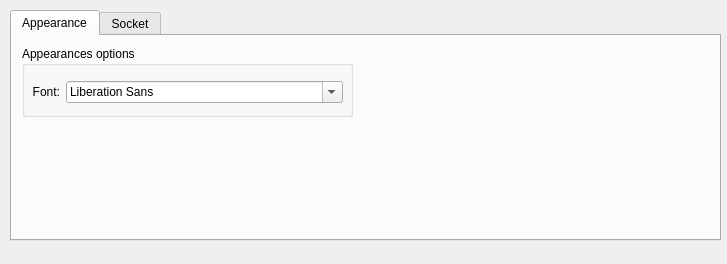
<?xml version="1.0" encoding="UTF-8"?>
<ui version="4.0">
 <class>FormPreferences</class>
 <widget class="QWidget" name="FormPreferences">
  <property name="geometry">
   <rect>
    <x>0</x>
    <y>0</y>
    <width>727</width>
    <height>264</height>
   </rect>
  </property>
  <property name="windowTitle">
   <string>REvoDesign Preferences</string>
  </property>
  <widget class="QTabWidget" name="tabWidgetPreferences">
   <property name="geometry">
    <rect>
     <x>10</x>
     <y>10</y>
     <width>711</width>
     <height>231</height>
    </rect>
   </property>
   <property name="currentIndex">
    <number>0</number>
   </property>
   <property name="tabBarAutoHide">
    <bool>false</bool>
   </property>
   <widget class="QWidget" name="tabPrefAppearance">
    <attribute name="title">
     <string>Appearance</string>
    </attribute>
    <widget class="QGroupBox" name="groupBox_18">
     <property name="geometry">
      <rect>
       <x>10</x>
       <y>10</y>
       <width>331</width>
       <height>71</height>
      </rect>
     </property>
     <property name="title">
      <string>Appearances options</string>
     </property>
     <widget class="QWidget" name="horizontalLayoutWidget_9">
      <property name="geometry">
       <rect>
        <x>10</x>
        <y>30</y>
        <width>311</width>
        <height>32</height>
       </rect>
      </property>
      <layout class="QHBoxLayout" name="horizontalLayout_67">
       <item>
        <widget class="QLabel" name="label_molecule_6">
         <property name="sizePolicy">
          <sizepolicy hsizetype="Fixed" vsizetype="Fixed">
           <horstretch>0</horstretch>
           <verstretch>0</verstretch>
          </sizepolicy>
         </property>
         <property name="text">
          <string>Font:</string>
         </property>
         <property name="alignment">
          <set>Qt::AlignRight|Qt::AlignTrailing|Qt::AlignVCenter</set>
         </property>
        </widget>
       </item>
       <item>
        <widget class="QFontComboBox" name="fontComboBox"/>
       </item>
      </layout>
     </widget>
    </widget>
   </widget>
   <widget class="QWidget" name="tabPrefSocket">
    <attribute name="title">
     <string>Socket</string>
    </attribute>
    <widget class="QGroupBox" name="groupBox_12">
     <property name="geometry">
      <rect>
       <x>380</x>
       <y>10</y>
       <width>131</width>
       <height>181</height>
      </rect>
     </property>
     <property name="title">
      <string>Broadcast</string>
     </property>
     <widget class="QWidget" name="verticalLayoutWidget_12">
      <property name="geometry">
       <rect>
        <x>10</x>
        <y>30</y>
        <width>111</width>
        <height>141</height>
       </rect>
      </property>
      <layout class="QVBoxLayout" name="verticalLayout_19">
       <item>
        <widget class="QCheckBox" name="checkBox_ws_broadcast_mutagenesis">
         <property name="statusTip">
          <string>Broadcast mutant updates</string>
         </property>
         <property name="text">
          <string>Mutations</string>
         </property>
         <property name="checked">
          <bool>true</bool>
         </property>
         <property name="tristate">
          <bool>false</bool>
         </property>
        </widget>
       </item>
       <item>
        <widget class="QCheckBox" name="checkBox_ws_broadcast_view">
         <property name="statusTip">
          <string>Broadcast view changes</string>
         </property>
         <property name="text">
          <string>View Change</string>
         </property>
        </widget>
       </item>
       <item>
        <widget class="QCheckBox" name="checkBox_ws_broadcast_selection">
         <property name="statusTip">
          <string>Broadcast mutant updates</string>
         </property>
         <property name="text">
          <string>Selection</string>
         </property>
         <property name="checked">
          <bool>true</bool>
         </property>
         <property name="tristate">
          <bool>false</bool>
         </property>
        </widget>
       </item>
      </layout>
     </widget>
    </widget>
    <widget class="QGroupBox" name="groupBox_5">
     <property name="geometry">
      <rect>
       <x>520</x>
       <y>10</y>
       <width>131</width>
       <height>181</height>
      </rect>
     </property>
     <property name="title">
      <string>Receive</string>
     </property>
     <widget class="QWidget" name="verticalLayoutWidget_2">
      <property name="geometry">
       <rect>
        <x>10</x>
        <y>30</y>
        <width>111</width>
        <height>141</height>
       </rect>
      </property>
      <layout class="QVBoxLayout" name="verticalLayout_8">
       <item>
        <widget class="QCheckBox" name="checkBox_ws_recieve_mutagenesis_broadcast">
         <property name="statusTip">
          <string>Receive mutant updates</string>
         </property>
         <property name="text">
          <string>Mutations</string>
         </property>
         <property name="checked">
          <bool>true</bool>
         </property>
         <property name="tristate">
          <bool>false</bool>
         </property>
        </widget>
       </item>
       <item>
        <widget class="QCheckBox" name="checkBox_ws_recieve_view_broadcast">
         <property name="statusTip">
          <string>Receive  view updates</string>
         </property>
         <property name="text">
          <string>View Change</string>
         </property>
        </widget>
       </item>
       <item>
        <widget class="QCheckBox" name="checkBox_ws_recieve_mutagenesis_selection">
         <property name="statusTip">
          <string>Receive mutant updates</string>
         </property>
         <property name="text">
          <string>Selection</string>
         </property>
         <property name="checked">
          <bool>true</bool>
         </property>
         <property name="tristate">
          <bool>false</bool>
         </property>
        </widget>
       </item>
      </layout>
     </widget>
    </widget>
    <widget class="QGroupBox" name="groupBox_ws_server_settings">
     <property name="enabled">
      <bool>false</bool>
     </property>
     <property name="geometry">
      <rect>
       <x>10</x>
       <y>10</y>
       <width>241</width>
       <height>71</height>
      </rect>
     </property>
     <property name="title">
      <string>Host options</string>
     </property>
     <widget class="QWidget" name="layoutWidget_2">
      <property name="geometry">
       <rect>
        <x>10</x>
        <y>30</y>
        <width>221</width>
        <height>31</height>
       </rect>
      </property>
      <layout class="QHBoxLayout" name="horizontalLayout_56">
       <item>
        <widget class="QLabel" name="label_molecule_20">
         <property name="statusTip">
          <string>Broadcast time interval.</string>
         </property>
         <property name="text">
          <string>Broadcast interval:</string>
         </property>
         <property name="alignment">
          <set>Qt::AlignRight|Qt::AlignTrailing|Qt::AlignVCenter</set>
         </property>
        </widget>
       </item>
       <item>
        <widget class="QDoubleSpinBox" name="doubleSpinBox_ws_view_broadcast_interval">
         <property name="statusTip">
          <string>Broadcast time interval. Smaller means faster.</string>
         </property>
         <property name="decimals">
          <number>3</number>
         </property>
         <property name="minimum">
          <double>0.001000000000000</double>
         </property>
         <property name="maximum">
          <double>60.000000000000000</double>
         </property>
         <property name="value">
          <double>0.010000000000000</double>
         </property>
        </widget>
       </item>
       <item>
        <widget class="QLabel" name="label_molecule_21">
         <property name="sizePolicy">
          <sizepolicy hsizetype="Fixed" vsizetype="Preferred">
           <horstretch>0</horstretch>
           <verstretch>0</verstretch>
          </sizepolicy>
         </property>
         <property name="text">
          <string>sec</string>
         </property>
         <property name="alignment">
          <set>Qt::AlignLeading|Qt::AlignLeft|Qt::AlignVCenter</set>
         </property>
        </widget>
       </item>
      </layout>
     </widget>
    </widget>
   </widget>
  </widget>
 </widget>
 <resources/>
 <connections/>
</ui>
